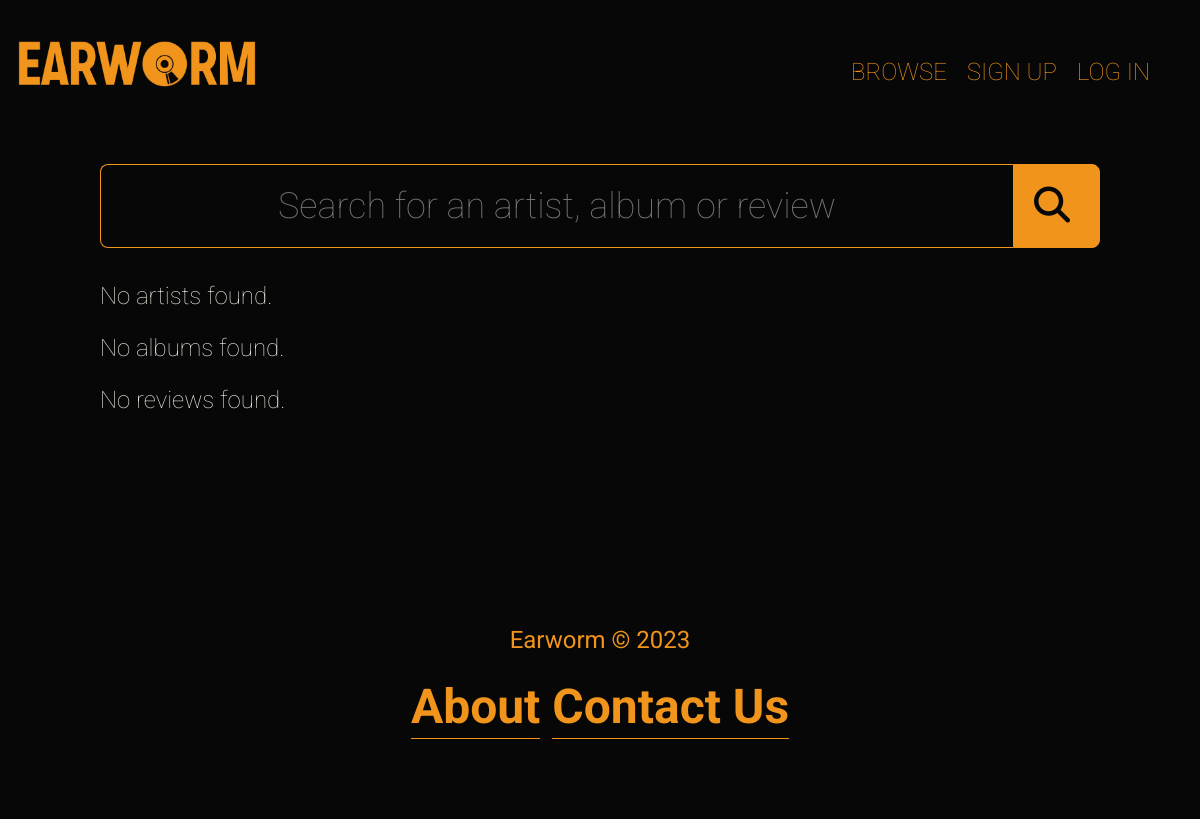
Page /all_earworms on the earlier database version.
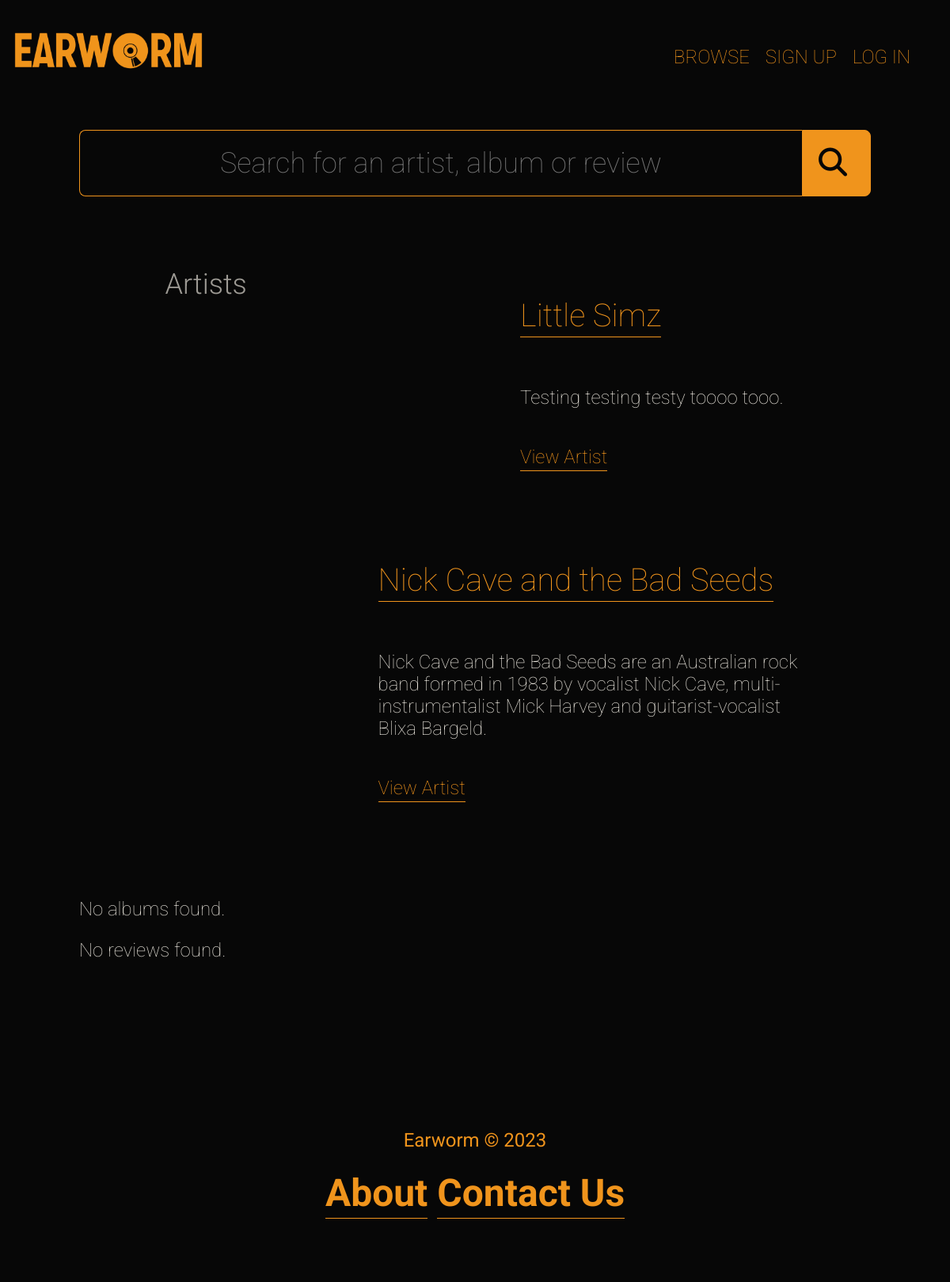
Same page on the later database version.
### earworm/models.py (models this page shows, shortened)
class Artist(db.Model):
    __tablename__ = 'artists'
    id = db.Column(db.Integer, primary_key=True)
    name = db.Column(db.String(255), nullable=False)
    bio = db.Column(db.String(500), nullable=True)
    photo_url = db.Column(URLType, nullable=True)
    listeners = db.relationship('User', secondary="artist_listeners" , backref='artist', lazy=True)

### earworm/main/routes.py (the view)
@main.route('/all_earworms', methods=['GET', 'POST'])
def all_earworms():
    all_reviews = Review.query.order_by(Review.date_created.desc()).all()
    all_artists = Artist.query.order_by(Artist.name).all()
    all_albums = Album.query.order_by(Album.title).all()
    return render_template('Admin/all_earworms.html', reviews=all_reviews, artists=all_artists, albums=all_albums)

### earworm/templates/Admin/all_earworms.html
{% extends 'base.html' %}
{% block content %}
{% include 'Admin/search.html' %}
{% if artists %}
<div class="artist-list">
<h2>Artists</h2>
{% for artist in artists %}
<div class="artist-info">
{% include 'Artists/artist.html' %}
</div>
{% endfor %}
</div>
{% else %}
<p>No artists found.</p>
{% endif %}
{% if albums %}
<div class="album-list">
    <h2>Albums</h2>
{% for album in albums %}
{% include 'Albums/album.html' %}
{% endfor %}
</div>
{% else %}
<p>No albums found.</p>
{% endif %}
{% if reviews %}
<div class="review-list">
    <h2>Reviews</h2>
{% for review in reviews %}
{% include 'Reviews/review.html' %}
{% endfor %}
</div>
{% else %}
<p>No reviews found.</p>
{% endif %}
{% endblock %}

### earworm/templates/base.html (shortened to what this page needs)
<!DOCTYPE html>
<html>
    <head>
        <link rel="stylesheet" href="/static/styles.css">
    </head>
    <body>
        <nav>
            <div class="nav-logo">
                <a href="{{url_for ('main.all_earworms')}}">
                <img src="/static/Images/earworm.png" width="250px" alt="Earworm Logo" >
                </a>
            </div>
            <ul>
                {% if current_user.is_authenticated %}
                <li><a href="/add_artist">Add Artist</a></li>
                <li><a href="/add_album">Add Album</a></li>
                <li><a href="/create_review">Create Review</a></li>
                <li><a href="/all_earworms">Browse</a></li>
                <li><a href="/logout">Log Out</a></li>
                {% else %}
                <li><a href="/all_earworms">Browse</a></li>
                <li><a href="/signup">Sign Up</a></li>
                <li><a href="/login">Log In</a></li>
                {% endif %}
            </ul>
        </nav>
        <main>
        {% block content %}{% endblock %}
    </main>
        <footer>
            <p>Earworm &copy; 2023</p>
            <div class="footer-links">
            <a href="/about">About</a>
            <a href="/contact">Contact Us</a>
        </div>
        </footer>
    </body>
</html>

### earworm/templates/Admin/search.html
<form class="home-search" action="{{url_for('main.search')}}" method="GET">
    <input type="text" name="query" placeholder="Search for an artist, album or review">
    <button type="submit" class="primary search"><i class="fa-solid fa-magnifying-glass">&nbsp;</i></button>
</form>

### earworm/templates/Artists/artist.html
<div class="artist-image" style="background-image:url({{artist.photo_url}});">
</div>
<div class="artist-text">
<h5><a href="{{ url_for('main.artist_detail', artist_id=artist.id) }}">{{ artist.name }}</a></h5>
<p> {{artist.bio }}</p>
<a class="more" href="{{ url_for('main.artist_detail', artist_id=artist.id) }}">View Artist</a>
</div>

### earworm/static/styles.css (style rules this page uses)
body, html { height: 100%; margin: 0 auto; background-color: #070707; color: #e8e4db; font-family: 'Roboto', sans-serif; font-size: 48px; }
input, textarea { font-family: 'Roboto', sans-serif; }
nav, nav ul { display: flex; flex-direction: row; justify-content: space-between; list-style: none; background-color: #070707; margin-right: 20px; }
nav li { padding: 10px; font-size: 24px; }
nav a { text-decoration: none; border: none; font-weight: 100; color: #f0941c; text-transform: uppercase; }
.nav-logo { padding-left: 1%; margin-top: 3%; }
main { max-width: 1000px; margin: 0 auto; padding-bottom: 80px; }
a { color: #f0941c; text-decoration: none; border-bottom-width: 1px; border-bottom-style: solid; padding-bottom: 3px; }
h2 { font-size: 0.75em; color: #9d9a94; font-weight: 300; }
h5 { font-weight: 100; }
p { font-size: 0.5em; font-weight: lighter; }
footer { background-color: #070707; color: #f0941c; padding: 7%; text-align: center; font-weight: bold; }
.primary, input[type=submit] { border: none; border-radius: 8px; font-size: 0.75em; font-weight: 200; padding: 20px; cursor: pointer; background-color: transparent; color: #f0941c; border: 1px solid #f0941c; }
input[type=text], input[type=url], input[type=password], input[type=date], select, textarea { background-color: #e8e4db; width: 100%; padding: 20px; font-size: 0.75em; border: none; margin-bottom: 10px; margin-top: 20px; }
.home-search { display: flex; flex-direction: row; width: 100%; margin: 0 auto; }
.home-search input[type=text] { background-color: #070707; border: 1.5px solid #f0941c; border-right: none; color: #f0941c; border-radius: 8px 0 0 8px; font-weight: 100; text-align: center; }
.home-search button[type=submit] { font-size: 0.75em; margin-top: 20px; margin-bottom: 10px; border-radius: 0px 8px 8px 0px; background-color: #f0941c; color: #070707; }
.artist-image { width: 200px; height: 200px; border-radius: 50%; background-size: cover; background-position: center center; }
.artist-list { display: flex; flex-direction: row; justify-content: space-around; flex-wrap: wrap; padding:5%; }
.artist-info { display: flex; flex-direction: row; justify-content: space-around; align-items: center; margin-bottom: 5%; }
.artist-text { flex-basis: 60%; margin-left: 30px; }
.more { font-size: 0.5em; font-weight: 100; margin: 0; }

Differences in the rows shown:
added Artist: name "Little Simz", bio "Testing testing testy toooo tooo."
added Artist: name "Nick Cave and the Bad Seeds", bio "Nick Cave and the Bad Seeds are an Australian rock band formed in 1983 by vocalist Nick Cave, multi-instrumentalist Mick Harvey and guitarist-vocalist Blixa Bargeld."
Other differences:
text no longer shown: "No artists found."
text now shown: "Artists"
